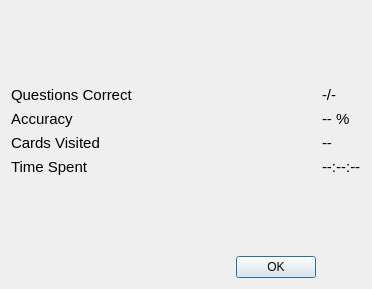
<?xml version="1.0" encoding="UTF-8"?>
<ui version="4.0">
 <class>Summary</class>
 <widget class="QDialog" name="Summary">
  <property name="geometry">
   <rect>
    <x>0</x>
    <y>0</y>
    <width>372</width>
    <height>289</height>
   </rect>
  </property>
  <property name="windowTitle">
   <string>Dialog</string>
  </property>
  <layout class="QGridLayout" name="gridLayout">
   <item row="5" column="0">
    <spacer name="verticalSpacer">
     <property name="orientation">
      <enum>Qt::Vertical</enum>
     </property>
     <property name="sizeHint" stdset="0">
      <size>
       <width>20</width>
       <height>40</height>
      </size>
     </property>
    </spacer>
   </item>
   <item row="3" column="0">
    <widget class="QLabel" name="label_5">
     <property name="font">
      <font>
       <pointsize>11</pointsize>
      </font>
     </property>
     <property name="text">
      <string>Cards Visited</string>
     </property>
    </widget>
   </item>
   <item row="1" column="0">
    <widget class="QLabel" name="label">
     <property name="font">
      <font>
       <pointsize>11</pointsize>
      </font>
     </property>
     <property name="text">
      <string>Questions Correct</string>
     </property>
    </widget>
   </item>
   <item row="6" column="0">
    <widget class="QDialogButtonBox" name="buttonBox">
     <property name="orientation">
      <enum>Qt::Horizontal</enum>
     </property>
     <property name="standardButtons">
      <set>QDialogButtonBox::Ok</set>
     </property>
    </widget>
   </item>
   <item row="2" column="1">
    <widget class="QLabel" name="accuracyLabel">
     <property name="font">
      <font>
       <pointsize>11</pointsize>
      </font>
     </property>
     <property name="text">
      <string>-- %</string>
     </property>
    </widget>
   </item>
   <item row="1" column="1">
    <widget class="QLabel" name="correctLabel">
     <property name="font">
      <font>
       <pointsize>11</pointsize>
      </font>
     </property>
     <property name="text">
      <string>-/-</string>
     </property>
    </widget>
   </item>
   <item row="2" column="0">
    <widget class="QLabel" name="label_3">
     <property name="font">
      <font>
       <pointsize>11</pointsize>
      </font>
     </property>
     <property name="text">
      <string>Accuracy</string>
     </property>
    </widget>
   </item>
   <item row="3" column="1">
    <widget class="QLabel" name="cardsLabel">
     <property name="font">
      <font>
       <pointsize>11</pointsize>
      </font>
     </property>
     <property name="text">
      <string>--</string>
     </property>
    </widget>
   </item>
   <item row="4" column="0">
    <widget class="QLabel" name="label_7">
     <property name="font">
      <font>
       <pointsize>11</pointsize>
      </font>
     </property>
     <property name="text">
      <string>Time Spent</string>
     </property>
    </widget>
   </item>
   <item row="4" column="1">
    <widget class="QLabel" name="timeLabel">
     <property name="font">
      <font>
       <pointsize>11</pointsize>
      </font>
     </property>
     <property name="text">
      <string>--:--:--</string>
     </property>
    </widget>
   </item>
   <item row="0" column="0">
    <spacer name="verticalSpacer_2">
     <property name="orientation">
      <enum>Qt::Vertical</enum>
     </property>
     <property name="sizeHint" stdset="0">
      <size>
       <width>20</width>
       <height>40</height>
      </size>
     </property>
    </spacer>
   </item>
  </layout>
 </widget>
 <resources/>
 <connections>
  <connection>
   <sender>buttonBox</sender>
   <signal>accepted()</signal>
   <receiver>Summary</receiver>
   <slot>accept()</slot>
   <hints>
    <hint type="sourcelabel">
     <x>248</x>
     <y>254</y>
    </hint>
    <hint type="destinationlabel">
     <x>157</x>
     <y>274</y>
    </hint>
   </hints>
  </connection>
  <connection>
   <sender>buttonBox</sender>
   <signal>rejected()</signal>
   <receiver>Summary</receiver>
   <slot>reject()</slot>
   <hints>
    <hint type="sourcelabel">
     <x>316</x>
     <y>260</y>
    </hint>
    <hint type="destinationlabel">
     <x>286</x>
     <y>274</y>
    </hint>
   </hints>
  </connection>
 </connections>
</ui>
